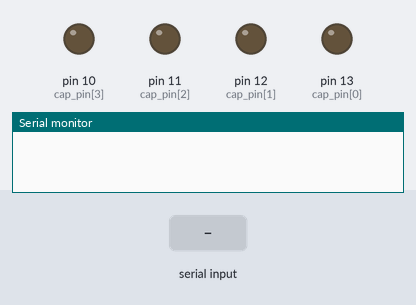
Simulated run of this sketch. Board: Arduino Uno, built with avr-gcc and run on an emulated ATmega328P. Parts: output pins drawn as LEDs (lit = HIGH), the last lines printed to the serial monitor. The test bench sets the inputs (shaded band).

Above: at 2.2 s.
2.3 s: "90,45\n" received over Serial
At 3.9 s:
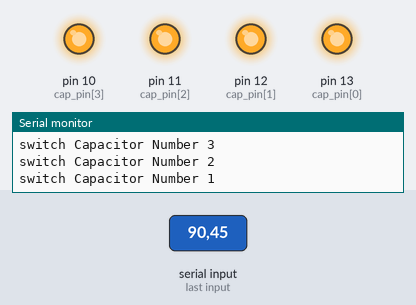
5.0 s: "5\n" received over Serial
At 7.2 s:
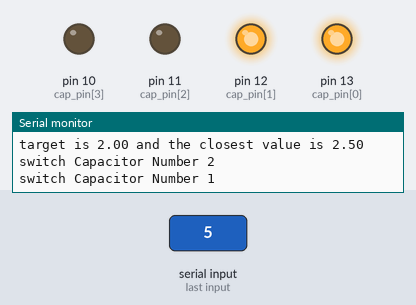
7.5 s: "30,150\n" received over Serial
At 9.9 s:
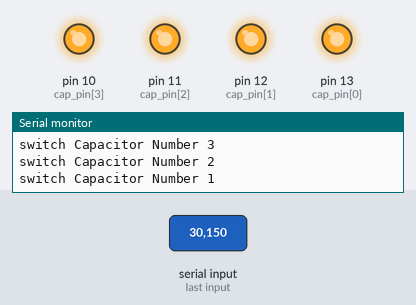
10.2 s: "0\n" received over Serial
At 11.6 s:
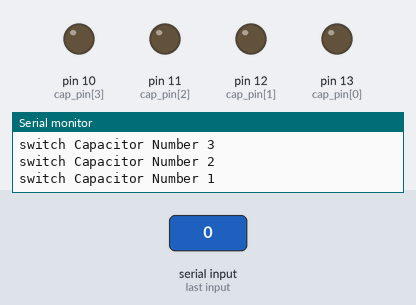
Timing chart, 0 to 13.2 s (numbered marks = the images above; inputs shaded):
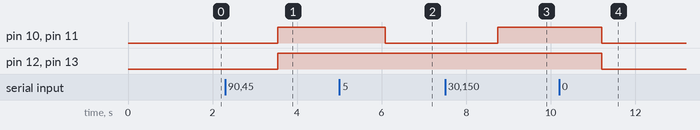

Measured:
- after the input at 2.3 s, pin 10 (cap_pin[3]), pin 11 (cap_pin[2]), pin 12 (cap_pin[1]), pin 13 (cap_pin[0]): LOW → HIGH after 1.2 s
- after the input at 5.0 s, pin 10 (cap_pin[3]), pin 11 (cap_pin[2]): HIGH → LOW after 1.1 s
- after the input at 7.5 s, pin 10 (cap_pin[3]), pin 11 (cap_pin[2]): LOW → HIGH after 1.2 s
- after the input at 10.2 s, pin 10 (cap_pin[3]), pin 11 (cap_pin[2]), pin 12 (cap_pin[1]), pin 13 (cap_pin[0]): HIGH → LOW after 1.0 s

The sketch:

cap_bank_switcher.ino
```cpp
#include <Vector.h>
#include "capacitorSelector.h"
//int cap_pin[4]={13,12,11,10};float cap_vals[]={2.5,3.0,7.8,12.5};

typedef Vector <float> cap;
    const int arr_size=sizeof(cap_vals)/sizeof(cap_vals[0]);
    float cap_array[arr_size];
    cap Array;
void setup() {
Serial.begin(9600);
delay(1000);
for(int i=0;i<sizeof(cap_pin)/sizeof(cap_pin[0]);i++){
  pinMode(cap_pin[i],OUTPUT);
  digitalWrite(cap_pin[i],0);
}
    Array.setStorage(cap_array);

    for(int i=0;i<arr_size;i++){
      Array.push_back(cap_vals[i]);
    }

}

void loop() {
  if (Serial.available()>0){
    float data=Serial.readString().toFloat();
    float target=data;
    int n=Array.size();
    if(target==0){
      CBOFF();
    }
    else{
        Vector <int> required_cap_indices=capacitors_making_a_target(Array,n,target,1);
        switchCapacitorBank(required_cap_indices);
    }

  }

}
```

capacitorSelector.h
```cpp
float cap_vals[]={2.5,3.0,7.8,12.5};
int cap_pin[]={13,12,11,10};

float getNearest(float x,float y, float target){
  if(target-x >= y-target)
    return y;
   else
    return x;
}

float getNearestElement(Vector <float> arr,int n, float target){
  if(target <= arr[0]){
    return arr[0];
  }
  if(target>=arr[n-1]){
    return arr[n-1];
  }
  int left=0,right=n,mid=0;
  while(left<right){
    mid=(left+right)/2;
    if(arr[mid]==target){
      return arr[mid];
    }
    if (target<arr[mid]){
      if(mid>0 && target> arr[mid-1]){
        return getNearest(arr[mid-1],arr[mid],target);

      }
      right=mid;
      }
    else{
      if(mid < n-1 && target<arr[mid+1]){
        return getNearest(arr[mid],arr[mid+1],target);
      }
      left=mid+1;
      }
    }
    return arr[mid];
  }

  int getIndex(Vector <float> arr, float key){
      int len=arr.size();
      for(int i=0;i<len;i++){
        if (arr[i]==key)
          return i;
    }
  }


  Vector <int> capacitors_making_a_target(Vector <float> arr,int n, float target,bool debug=0){
    float diff=1;
    typedef Vector <int> cap_indices;
    const int ind_len=10;
    int cap_ind_storage_array[ind_len];
    cap_indices indicesArray;
    indicesArray.setStorage(cap_ind_storage_array);


    typedef Vector <float> copy;
    copy arrCopy;
    const int arr_size=sizeof(cap_vals)/sizeof(cap_vals[0]);
    float cparr[arr_size];
    arrCopy.setStorage(cparr);
    for(int i=0;i<arr.size();i++){
      arrCopy.push_back(arr[i]);
    }

    while(diff>0&&arrCopy.size()>0){
      int nCopy=arrCopy.size();
      float closest=getNearestElement(arrCopy,nCopy,target);
      if(debug){
        Serial.print("target is ");
        Serial.print(target);
        Serial.print(" and the closest value is ");
        Serial.println(closest);
      }
      diff=target-closest;
      target=diff;
      indicesArray.push_back(getIndex(arr,closest));
      arrCopy.remove(getIndex(arrCopy,closest));


    }
    for (int i=0;i<indicesArray.size();i++){
      if(debug){
        Serial.print("switch Capacitor Number ");
        Serial.println(indicesArray[i]+1);
      }
    }
    return indicesArray;
  }
  void CBOFF(){
    for(int i=0;i<sizeof(cap_pin)/sizeof(cap_pin[0]);i++){
    //switching off all caps
    digitalWrite(cap_pin[i],0);
  }
  }

  void switchCapacitorBank(Vector <int> rqc_ap){
  CBOFF();
  for(int i=0;i<rqc_ap.size();i++)
    digitalWrite(cap_pin[rqc_ap[i]],1);
}
```
